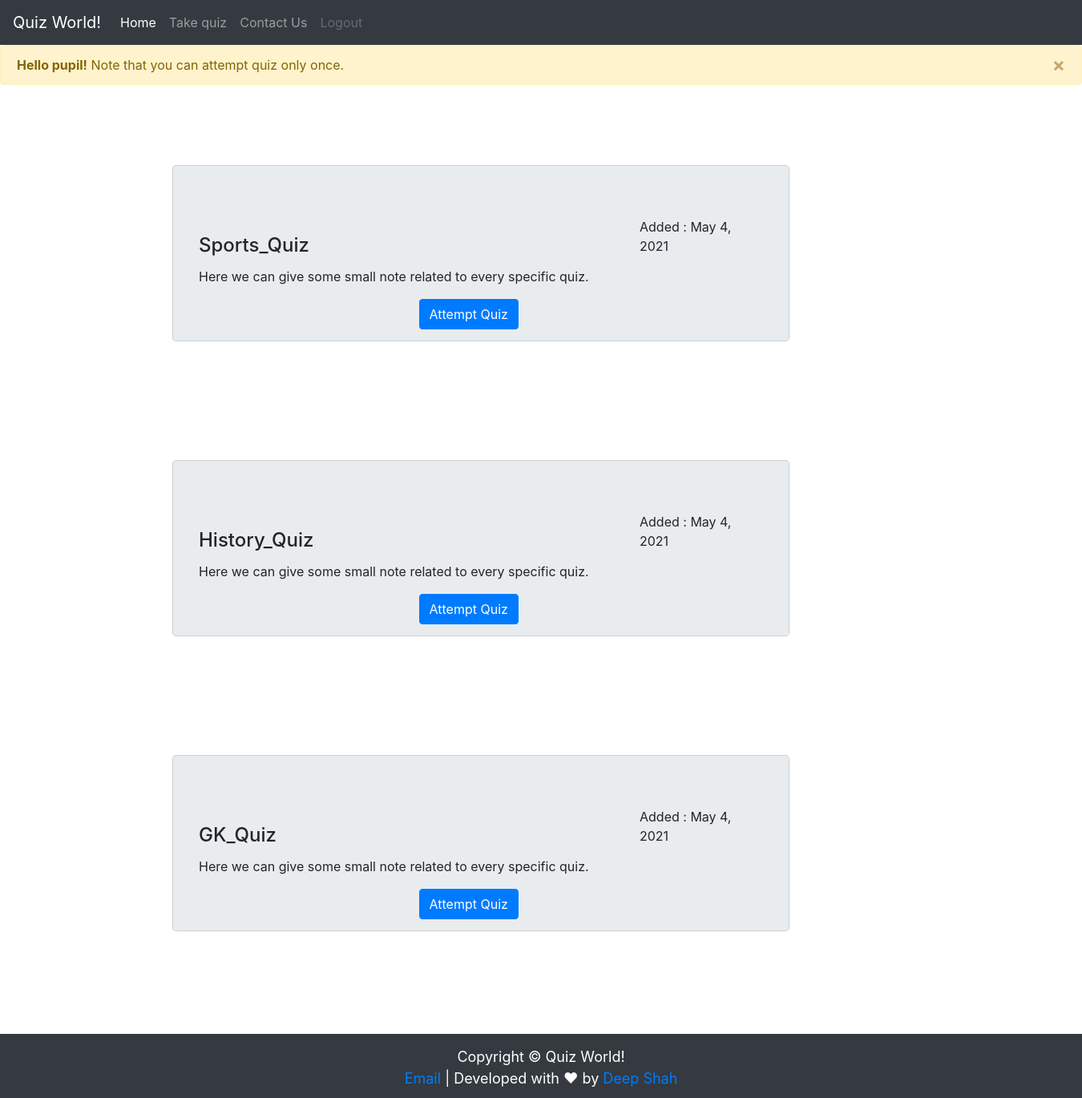
/quiz/quiz_world/ (signed in), run on the app's committed database.
### quiz/models.py (models this page shows, shortened)
class Course(models.Model):
   course_name = models.CharField(max_length=50)
   date_added = models.DateField(default=timezone.now())
   question_number = models.PositiveIntegerField()
   total_marks = models.PositiveIntegerField()

### quiz/views.py (the view)
@login_required
def quiz_world(request):
    courses = Course.objects.all()
    questions = Question.objects.all()
    user = str(request.user.username)
    if "request.session['seen_status']" != False:
        request.session['seen_status'] = False
        for i in range(1, 100):
            mydict[i, user] = True
    params = {'quiz_name': courses, 'question': questions}
    return render(request, 'quiz/quiz_world.html', params)

### quiz/templates/quiz/quiz_world.html (shortened to what this page needs)
{% extends "quiz/base.html" %}
{% block body_block %}
        <div class="alert alert-warning alert-dismissible fade show" role="alert">
	<strong>Hello {{ user.username }}!</strong> Note that you can attempt quiz only once.
	<button type="button" class="close" data-dismiss="alert" aria-label="Close">
	        <span aria-hidden="true">&times;</span>
	</button>
	  </div>
	{% for i in quiz_name %}
	        <div class="container" style="margin-top: 100px; margin-left:200px;">
	        <div class="card-deck " style="width:800px;">
		<div class="card jumbotron" style="height:220px; " >
		<div class="card-block " >
		<div style="margin-left:550px; margin-bottom:-27px;">Added : {{ i.date_added }} </div>
		<h4 class="card-title"> {{ i.course_name }}</h4>
		<p class="card-text">Here we can give some small note related to every specific quiz.
                </p>
		<a href="/quiz/quiz_world/{{i.course_name}}" style="margin:39%;"> <button type="button" class="btn btn-primary">Attempt Quiz</button> </a>
		</div>
		</div>
			</div>
			</div>
                <br> <br>
	{% endfor %}
        <section id="footer" style="margin-top:80px;" class="bg-dark">
	<p>Copyright &copy; Quiz World!
	 <br>
	 <a href="mailto:dshah0405@gmail.com">Email</a> | Developed with ❤ by <a href="https://www.linkedin.com/in/deep3072/" target="_blank"> Deep Shah</a>
	</p>
        </section>
{% endblock %}

### data on the page
Course: date_added "May 4, 2021", course_name "Sports_Quiz"
Course: date_added "May 4, 2021", course_name "History_Quiz"
Course: date_added "May 4, 2021", course_name "GK_Quiz"

### other printed values
{{ user.username }} "pupil"
